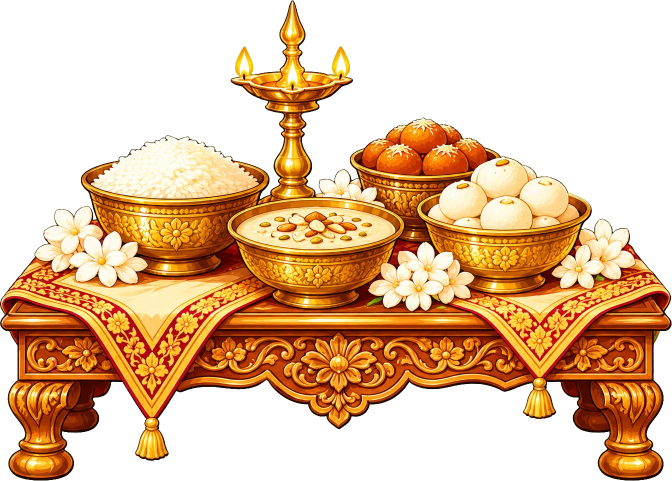
#> input picture src/art/reception-table.webp, 1344 x 962 px, given in place of reception-table.png, which was not available (shown at 1/2 size)
$ python closing-lamp.py
#> lines starting #> are read from the running program, lines starting #| are printed output that depends on the picture; after the words box and inside, x2 and y2 are one past the last pixel; in counts of white or black regions, pixels touching at a corner belong together
# python3 scripts/closing-lamp.py  (needs numpy + Pillow)
# The brass lamp of the last page, cut from the reception table painting (art/raw/reception-table.png):
#   src/art/closing-lamp.webp           the lamp unlit (its three wicks dark)
#   src/art/closing-flame-{l,c,r}.webp  each flame on its own, for lighting and flickering one by one
# Prints where each flame sits on the lamp (per cent), for .cl-flame in invitation.css.
from PIL import Image
import numpy as np

SRC = 'art/raw/reception-table.png'
BOX = (552, 22, 806, 422)  # the lamp, spire to foot, in the raw picture
im = np.asarray(Image.open(SRC).convert('RGB')).astype(np.float32)
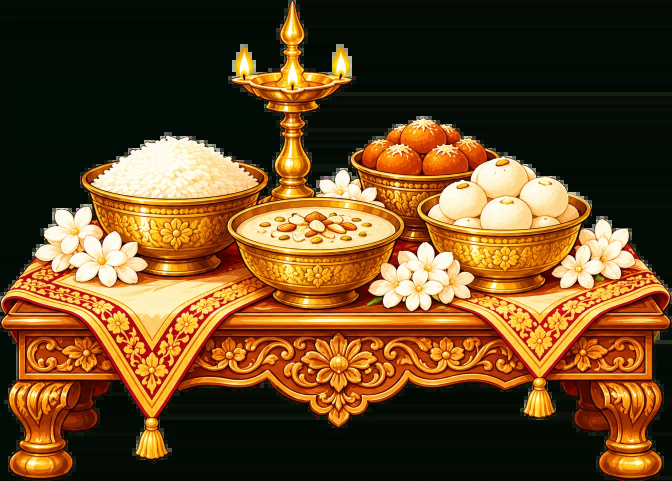
#> im: shape (962, 1344, 3) float32 (shown at 1/2 size); mean R, G, B 103.2, 71.2, 33.7
H, W = im.shape[:2]
#> H = 962; W = 1344

# key out the green, as scripts/process-art.mjs does
r, g, b = im[..., 0], im[..., 1], im[..., 2]
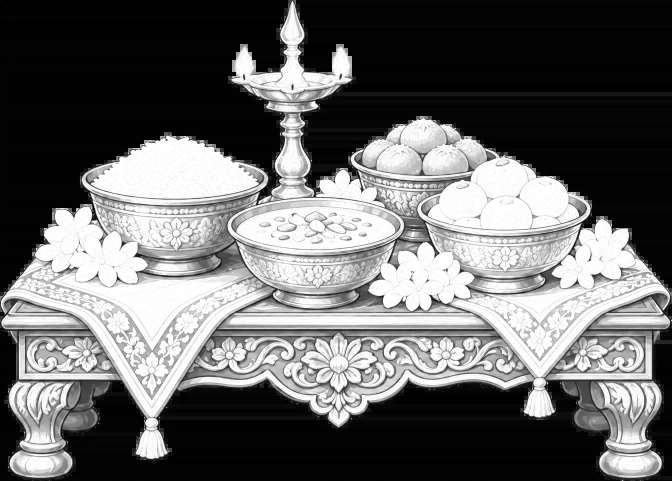
#> r: shape (962, 1344) float32 (shown at 1/2 size); min 0, max 255, mean 103.3
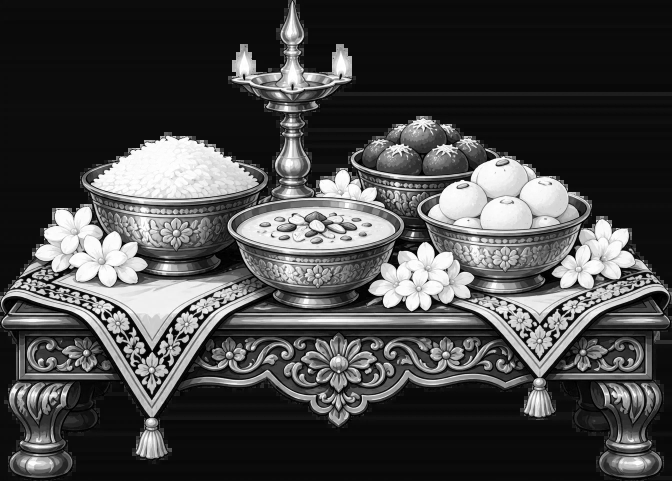
#> g: shape (962, 1344) float32 (shown at 1/2 size); min 0, max 255, mean 71.4
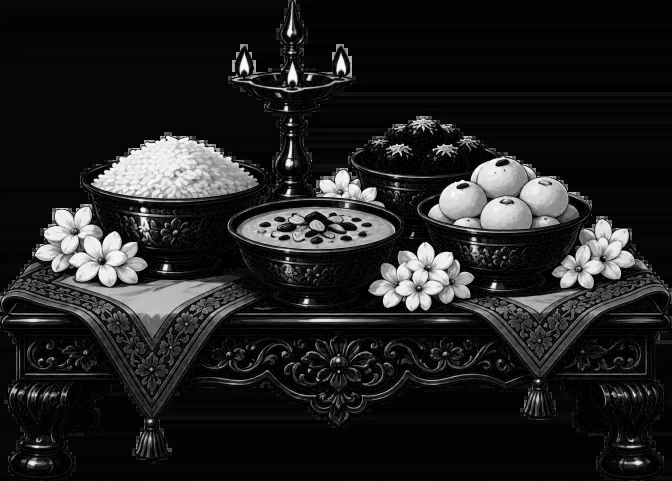
#> b: shape (962, 1344) float32 (shown at 1/2 size); min 0, max 255, mean 33.7
ex = g - np.maximum(r, b)
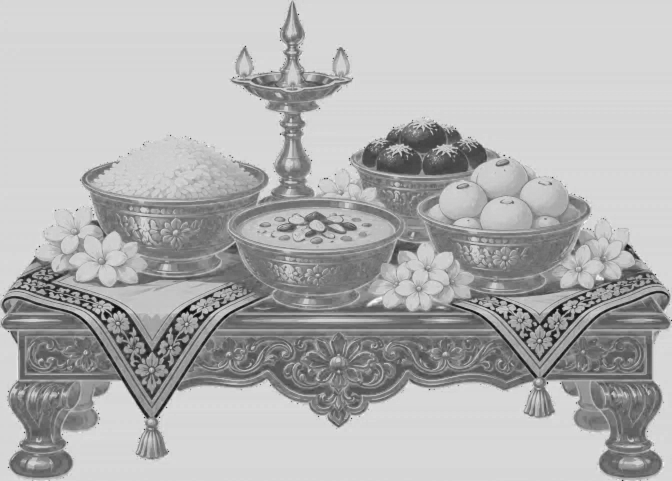
#> ex: shape (962, 1344) float32 (shown at 1/2 size); min -222, max 48, mean -32.8; drawn with min black and max white
full = np.median(ex[ex > 70])
#> full = nan
a = np.clip(1 - (ex - full * 0.22) / (full * 0.5), 0, 1)
#> a: shape (962, 1344) float32; every value is NaN or infinite
ref = np.array([np.median(c[ex > 70]) for c in (r, g, b)])
#> ref = [nan, nan, nan]
out = im.copy()
part = (a > 0) & (a < 1)
#> part: shape (962, 1344) bool; every value is 0
for c in range(3):
    out[..., c][part] = np.clip((im[..., c][part] - ref[c] * (1 - a[part])) / a[part], 0, 255)
out[..., 1] = np.where(a < 1, np.minimum(out[..., 1], np.maximum(out[..., 0], out[..., 2]) + 6), out[..., 1])
alpha = a * 255

# the bowls and jasmine around the lamp's foot are not the lamp
yy, xx = np.mgrid[0:H, 0:W]
alpha[(yy > 338) & ((xx < 634) | (xx > 731))] = 0
#> alpha: shape (962, 1344) float32; 39.96% of the values are NaN or infinite; the others: min 0, max 0, mean 0
alpha[yy >= BOX[3]] = 0

rgba = np.dstack([out, alpha]).astype(np.float32)
#> rgba: shape (962, 1344, 4) float32; 8.97% of the values are NaN or infinite; the others: min 0, max 255, mean 57.21

# the flames: two over the green at the ends of the bowl, one in front of the stem
FL = {'l': (564, 118, 606, 182), 'r': (756, 118, 798, 182), 'c': (668, 144, 695, 199)}
flames = {}
for k, (x0, y0, x1, y1) in FL.items():
    flames[k] = rgba[y0:y1, x0:x1].copy()
#> after the loop, flames = 3 items

unlit = rgba.copy()
for k in ('l', 'r'):
    x0, y0, x1, y1 = FL[k]
    reg = unlit[y0:y1, x0:x1]
    # keep the dark wick, drop the flame
    dark = reg[..., :3].max(axis=2) < 150
    reg[..., 3] = np.where(dark, reg[..., 3], 0)
#> this loop made 2 passes
#> pass 1, `dark = reg[..., :3].max(axis=2) < 150`:
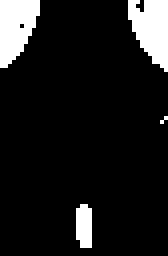
#> dark: shape (64, 42) bool (shown 4 times larger); 10.8% white; 4 white regions (1 under 20 px), largest, box (x1, y1, x2, y2) and area: (32, 0, 42, 18) 125, (0, 0, 10, 17) 122, (19, 51, 23, 62) 40
# the stem behind the middle flame: the flame (its pale core and the glow around it) is found row by row,
# and each row is filled in between the brass on its two sides
x0, y0, x1, y1 = FL['c']
pale = unlit[..., :3].min(axis=2) > 150
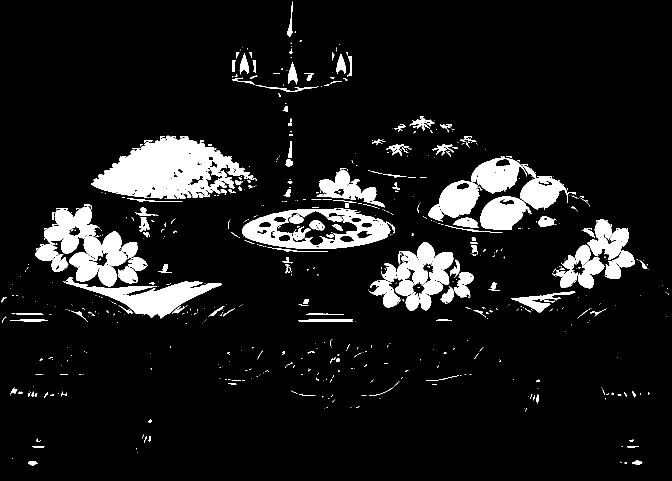
#> pale: shape (962, 1344) bool (shown at 1/2 size); 9.5% white; 717 white regions (530 under 20 px), largest, box (x1, y1, x2, y2) and area: (182, 271, 514, 397) 23254, (88, 413, 275, 573) 12951, (484, 417, 790, 498) 10318
for y in range(y0, y1):
    xs = [x for x in range(x0, x1) if pale[y, x]]
    if not xs:
        continue
    a0, a1 = xs[0] - 3, xs[-1] + 4
    L, R = unlit[y, a0 - 1, :3].copy(), unlit[y, a1, :3].copy()
    for x in range(a0, a1):
        if y > 192 and unlit[y, x, :3].max() < 120:  # the wick stays
            continue
        t = (x - a0 + 0.5) / (a1 - a0)
        unlit[y, x, :3] = L * (1 - t) + R * t
#> this loop made 55 passes
#> (xs, a0, a1, L, R) on passes 1, 2, 3, 4, 8, 9, 10, 12, 13, 14: ([674, 675, 688, 689, 690], 671, 694, [248, 197, 11], [249, 187, 10]), ([674, 675, 688, 689, 690], 671, 694, [244, 199, 13], [248, 184, 5]), ([674, 675, 688, 689], 671, 693, [242, 198, 10], [246, 178, 8]), ([674, 675, 689], 671, 693, [242, 197, 12], [244, 174, 4]), ([694], 691, 698, [251, 210, 26], [167, 187, 171]), ([694], 691, 698, [232, 207, 50], [125, 137, 119]), ([694], 691, 698, [121, 88, 0], [133, 136, 115]), ([668], 665, 672, [255, 251, 199], [255, 245, 140]), ([686, 687, 688, 689], 683, 693, [192, 138, 65], [245, 196, 74]), ([689, 690, 691], 686, 695, [245, 205, 87], [248, 197, 60])
#> (a0, a1, L, R) on passes 19 to 20: (665, 687, [175, 77, 0], [255, 238, 139]), (665, 686, [209, 139, 55], [230, 169, 82])
#> unlit: shape (962, 1344, 4) float32; 8.92% of the values are NaN or infinite; the others: min 0, max 255, mean 57.18
#> `lamp = unlit[by0:by1, bx0:bx1].copy()`: lamp: shape (400, 254, 4) float32; 21.22% of the values are NaN or infinite; the others: min 0, max 255, mean 64.43

# keep only the lamp itself: the largest connected piece (no specks of the bowls or flowers around it)
def biggest(al):
    h, w = al.shape
#> h = 400; w = 254
    seen = np.zeros((h, w), bool)
    best = None
    for sy in range(h):
        for sx in range(w):
            if al[sy, sx] > 20 and not seen[sy, sx]:
                stack, pts = [(sy, sx)], []
                seen[sy, sx] = True
                while stack:
                    y, x = stack.pop(); pts.append((y, x))
                    for ny, nx in ((y + 1, x), (y - 1, x), (y, x + 1), (y, x - 1)):
                        if 0 <= ny < h and 0 <= nx < w and not seen[ny, nx] and al[ny, nx] > 20:
                            seen[ny, nx] = True; stack.append((ny, nx))
                if best is None or len(pts) > len(best):
                    best = pts
#> seen: shape (400, 254) bool; every value is 0
    keep = np.zeros((h, w), bool)
    for y, x in best:
        keep[y, x] = True
    return keep

bx0, by0, bx1, by1 = BOX
lamp = unlit[by0:by1, bx0:bx1].copy()
#> (the run stopped early here; a loop or call above may not have finished)

$ run again, with src/art/aibur-bride.webp copied over src/art/reception-table.webp
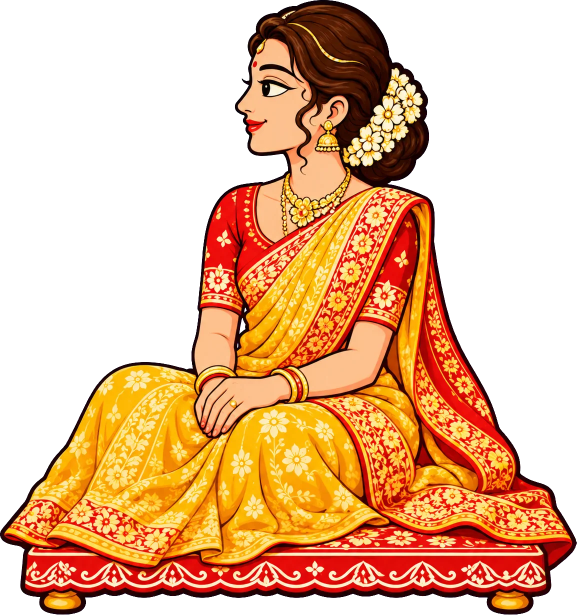
#> input picture src/art/aibur-bride.webp, 1153 x 1230 px, given in place of reception-table.png, which was not available (shown at 1/2 size)
#> `ex = g - np.maximum(r, b)`:
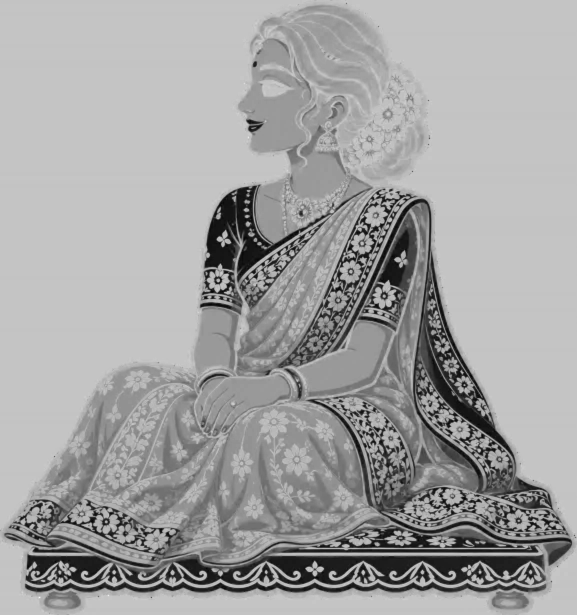
#> ex: shape (1230, 1153) float32 (shown at 1/2 size); min -251, max 67, mean -48.3; drawn with min black and max white
#> full = nan
#> a: shape (1230, 1153) float32; every value is NaN or infinite
#> ref = [nan, nan, nan]
#> part: shape (1230, 1153) bool; every value is 0
#> rgba: shape (1230, 1153, 4) float32; 7.03% of the values are NaN or infinite; the others: min 0, max 255, mean 54.45
#> after the loop `for k, (x0, y0, x1, y1) in FL.items():`: flames = 3 items
#> `pale = unlit[..., :3].min(axis=2) > 150`:
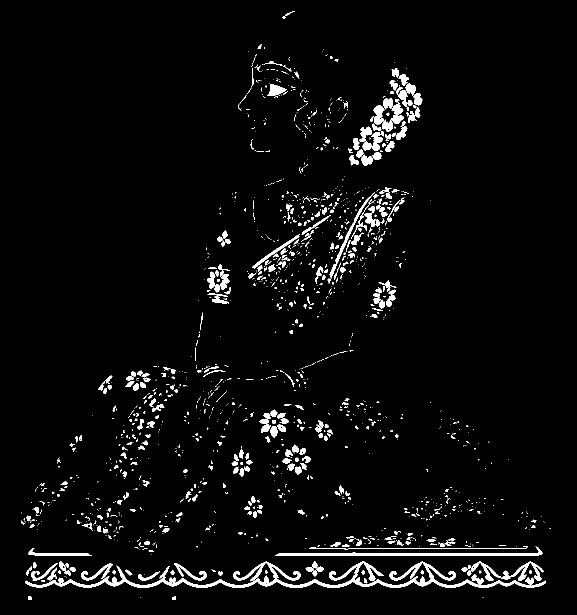
#> pale: shape (1230, 1153) bool (shown at 1/2 size); 3.9% white; 1534 white regions (1155 under 20 px), largest, box (x1, y1, x2, y2) and area: (51, 1122, 1091, 1176) 11223, (550, 1093, 1086, 1111) 2711, (943, 1122, 1088, 1162) 1574
#> the loop `for y in range(y0, y1):` made 55 passes
#> (xs, a0, a1, L, R) on passes 51 to 54: ([680], 677, 684, [255, 196, 143], [249, 149, 103]), ([679, 680, 681, 682], 676, 686, [243, 192, 141], [246, 142, 93]), ([676, 677, 678], 673, 682, [247, 193, 147], [249, 198, 147]), ([676, 677, 678], 673, 682, [248, 192, 147], [247, 199, 147])
#> lamp: shape (400, 254, 4) float32; 21.22% of the values are NaN or infinite; the others: min 0, max 255, mean 91.8
